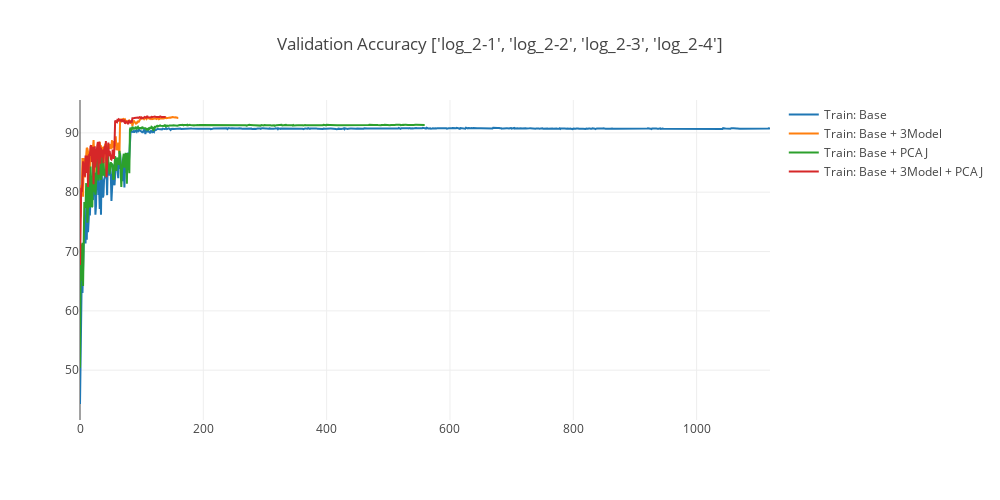

Notebook cell for this chart:
### Code cell
title = "Validation Accuracy " + str(names)
fig_name = experiment + "_acc.html"

trace1 = go.Scatter(
    x = epoch,
    y = all_list[0],
    mode = 'lines',
    name = 'Train: Base'
)

trace2 = go.Scatter(
    x = epoch,
    y = all_list[1],
    mode = 'lines',
    name = 'Train: Base + 3Model'
)

trace3 = go.Scatter(
    x = epoch,
    y = all_list[2],
    mode = 'lines',
    name = 'Train: Base + PCAJ'
)

trace4 = go.Scatter(
    x = epoch,
    y = all_list[3],
    mode = 'lines',
    name = 'Train: Base + 3Model + PCAJ'
)

layout = go.Layout(
    width=1000,
    height=500,
    title= title
)
data = [trace1, trace2, trace3, trace4]
fig1 = go.Figure(data=data, layout=layout)
plotly.offline.iplot(fig1)

### Figure 1 — Plotly figure (JSON) as saved in the notebook; plotly's stock layout.template omitted (floating-point values rounded to 4 significant figures; data arrays with more than 128 entries replaced by an {"elided": "..."} marker saying what was removed)
{"data": [{"mode": "lines", "name": "Train: Base", "type": "scatter", "uid": "1c664308-06a5-11e9-866a-a45e60efef4d", "x": {"elided": "1120 int values"}, "y": {"elided": "1120 float values"}}, {"mode": "lines", "name": "Train: Base + 3Model", "type": "scatter", "uid": "1c6778f4-06a5-11e9-aa0a-a45e60efef4d", "x": {"elided": "1120 int values"}, "y": {"elided": "160 float values"}}, {"mode": "lines", "name": "Train: Base + PCAJ", "type": "scatter", "uid": "1c677b1a-06a5-11e9-8def-a45e60efef4d", "x": {"elided": "1120 int values"}, "y": {"elided": "560 float values"}}, {"mode": "lines", "name": "Train: Base + 3Model + PCAJ", "type": "scatter", "uid": "1c677c82-06a5-11e9-b7e0-a45e60efef4d", "x": {"elided": "1120 int values"}, "y": {"elided": "140 float values"}}], "layout": {"height": 500, "title": "Validation Accuracy ['log_2-1', 'log_2-2', 'log_2-3', 'log_2-4']", "width": 1000}}
